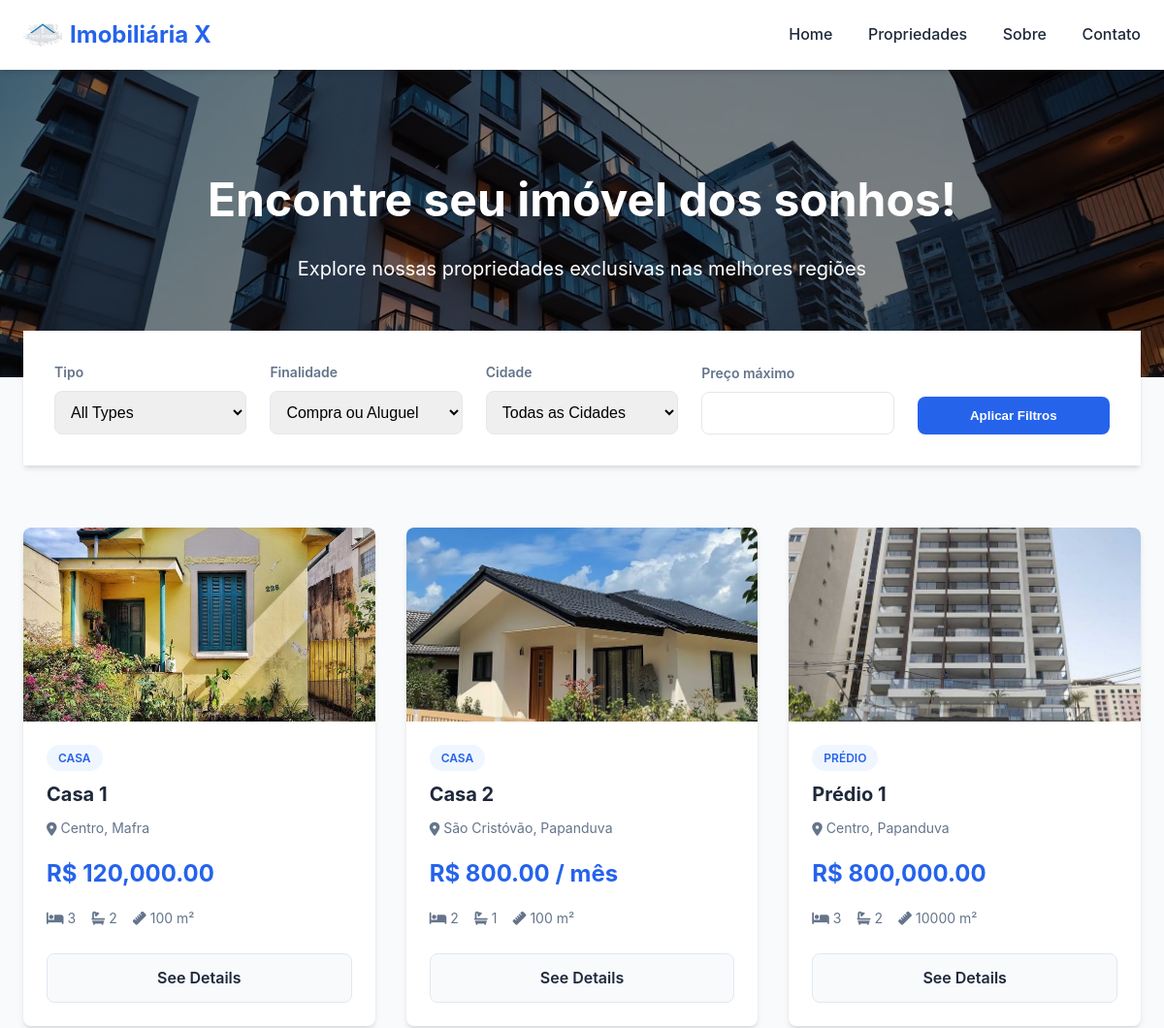
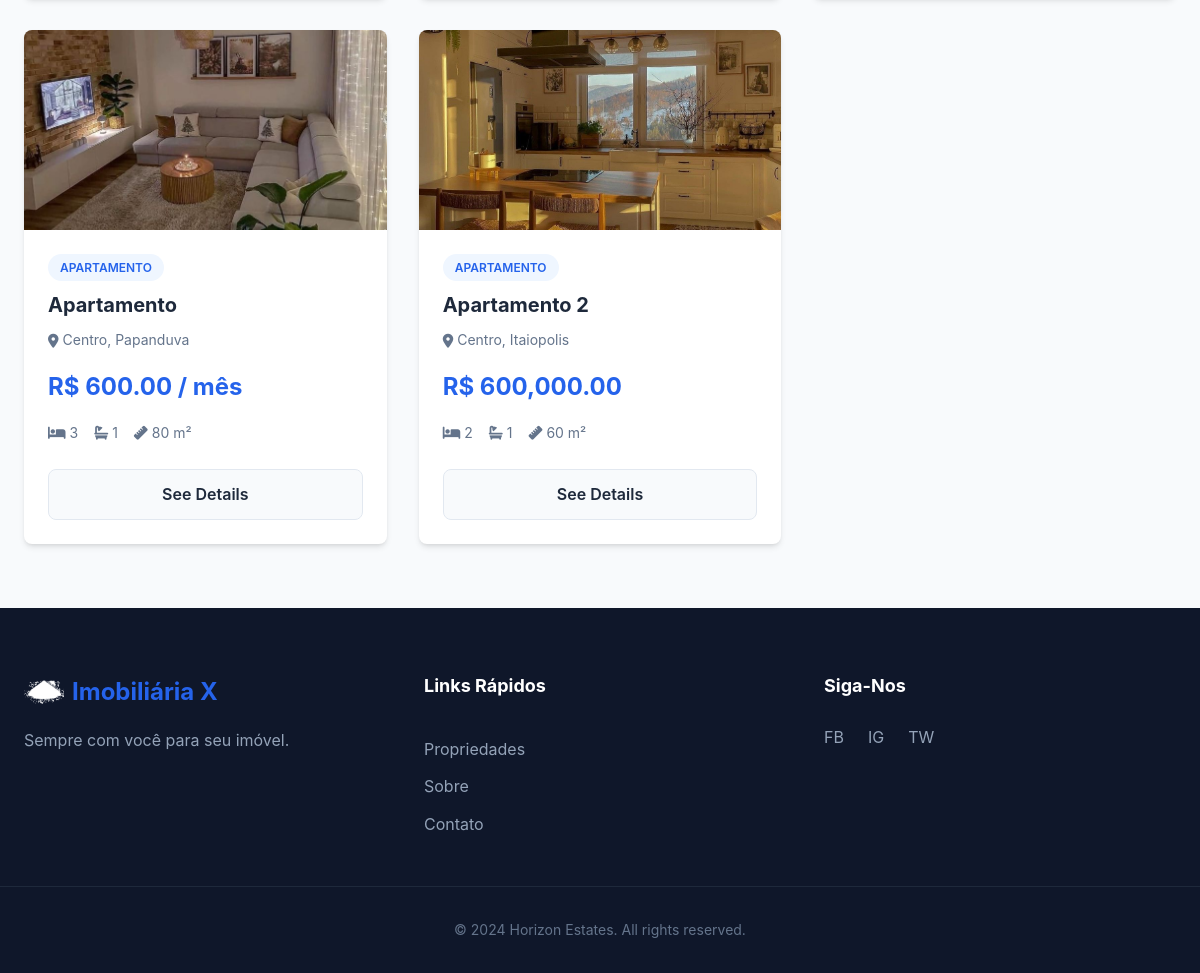
The page / on the database its author committed (2 pictures, top to bottom).
### app/models.py (models this page shows)
class Properties(db.Model):
    id = db.Column(db.Integer, primary_key = True )
    name = db.Column(db.String(200), unique = True, nullable = False)
    type = db.Column(db.String(40), nullable = False)
    images = relationship("Property_Images", back_populates="property")
    transaction = db.Column(db.String(10), nullable = False)
    city = db.Column(db.String(50), nullable = False)
    neighbourhood = db.Column(db.String(50))
    price = db.Column(db.Float, nullable = False)
    beds = db.Column(db.Integer, nullable = False)
    baths = db.Column(db.Integer, nullable = False)
    sqmt = db.Column(db.Integer, nullable = False)
    features = relationship("Property_Features", back_populates="property")
    description = db.Column(db.String(255))
    active = db.Column(db.Boolean, default = True)
    created_at = db.Column(db.DateTime(timezone = True))

class Property_Images(db.Model):
    id = db.Column(db.Integer, primary_key = True )
    image = db.Column(db.String(255), nullable = False)
    property_id = db.Column(db.Integer, db.ForeignKey('properties.id'))
    property = relationship('Properties', back_populates='images')

### app/routes.py (the view)
@main_bp.route("/")
def home():
    print("FILTROS RECEBIDOS:", request.args)
    query = Properties.query
    type_ = request.args.get("type")
    if type_ and type_ != "all":
        query = query.filter(Properties.type == type_)
    transaction = request.args.get("transaction")
    if transaction and transaction != "all":
        query = query.filter(Properties.transaction == transaction)
    city = request.args.get("city")
    if city and city != "all":
        query = query.filter(Properties.city == city)
    max_price = request.args.get("maxPrice")
    if max_price:
        query = query.filter(Properties.price <= int(max_price))
    cities = (
        Properties.query
        .with_entities(Properties.city)
        .distinct()
        .order_by(Properties.city)
        .all()
    )
    cities = [c[0] for c in cities]
    properties = query.all()
    return render_template("index.html", properties = properties, filters = request.args, cities = cities)

### app/templates/index.html (shortened to what this page needs)
<!DOCTYPE html>
<html lang="en">
<head>
    <link rel="stylesheet" href="./static/css/styles.css">
    <link rel="stylesheet" href="https://cdnjs.cloudflare.com/ajax/libs/font-awesome/6.5.0/css/all.min.css">
</head>
<body>
    <header id="main-header">
        <div class="container header-content">
            <div class="logo-container">
                <img src="./static/img/logo.png" alt="Horizon Estates Logo" class="logo-img">
                <span class="brand-name">Imobiliária X</span>
            </div>
            <nav class="desktop-nav">
                <a href="#home">Home</a>
                <a href="#properties">Propriedades</a>
                <a href="#about">Sobre</a>
                <a href="#contact">Contato</a>
            </nav>
        </div>
    </header>
    <main id="app-content">
        <div id="list-view">
            <section class="hero">
                <div class="container">
                    <h1>Encontre seu imóvel dos sonhos!</h1>
                    <p>Explore nossas propriedades exclusivas nas melhores regiões</p>
                </div>
            </section>
            <section id="properties" class="filters-section">
                <div class="container">
                    <div class="filters-card">
                        <form id="filter-form" method="get" action="/">
                            <div class="filter-group">
                                <label for="type">Tipo</label>
                                <select id="type" name="type">
                                    <option value="all">All Types</option>
                                </select>
                            </div>
                            <div class="filter-group">
                                <label for="transaction">Finalidade</label>
                                <select id="transaction" name="transaction">
                                    <option value="all">Compra ou Aluguel</option>
                                </select>
                            </div>
                            <div class="filter-group">
                                <label for="city">Cidade</label>
                                <select id="city" name="city">
                                    <option value="all">Todas as Cidades</option>
                                </select>
                            </div>
                            <div class="filter-group">
                                <label for="max-price">Preço máximo</label>
                                <input type="number" id="max-price" name="maxPrice"
                                    value="{{ filters.get('maxPrice', '') }}">
                            </div>
                            <button type="submit" class="btn-primary">Aplicar Filtros</button>
                        </form>
                    </div>
                </div>
            </section>
            <section class="properties-grid-section">
                <div class="container">
                    <div id="properties-grid" class="properties-grid">
                        {% for prop in properties %}
                        <div class="property-card">
                            <img src="{{ prop.images[0].image }}" alt="{{ prop.name }}" class="property-img">
                            <div class="property-info">
                                {% set type_labels = {
                                'PREDIO': 'Prédio',
                                'CASA': 'Casa',
                                'APARTAMENTO': 'Apartamento'
                                } %}
                                <span class="property-type-tag">{{ type_labels[prop.type] }}</span>
                                <h3 class="property-title">{{ prop.name }}</h3>
                                <p class="property-location">
                                    <i class="fas fa-map-marker-alt"></i>
                                    {{ prop.neighbourhood }}, {{ prop.city.replace('-', ' ') }}
                                </p>
                                <p class="property-price">
                                    {% if prop.transaction == 'ALUGUEL' %}
                                    R$ {{ "{:,.2f}".format(prop.price) }} / mês
                                    {% else %}
                                    R$ {{ "{:,.2f}".format(prop.price) }}
                                    {% endif %}
                                </p>
                                <div class="property-specs-brief">
                                    <span class="spec-item"><i class="fas fa-bed"></i> {{ prop.beds }}</span>
                                    <span class="spec-item"><i class="fas fa-bath"></i> {{ prop.baths }}</span>
                                    <span class="spec-item"><i class="fas fa-ruler"></i> {{ prop.sqmt }} m²</span>
                                </div>
                                <a href="{{ url_for('main.property_details', property_id=prop.id) }}"
                                    class="btn-details">See Details</a>
                            </div>
                        </div>
                        {% endfor %}
                    </div>
                </div>
            </section>
        </div>
    </main>
    <footer>
        <div class="container footer-content">
            <div class="footer-info">
                <div class="logo-container">
                    <img src="{{ url_for('static', filename='img/logo.png') }}" alt="Horizon Estates Logo"
                        class="logo-img footer-logo">
                    <span class="brand-name">Imobiliária X</span>
                </div>
                <p>Sempre com você para seu imóvel.</p>
            </div>
            <div class="footer-links">
                <h4>Links Rápidos </h4>
                <a>Propriedades</a>
                <a href="#about">Sobre</a>
                <a href="#contact">Contato</a>
            </div>
            <div class="footer-social">
                <h4>Siga-Nos</h4>
                <div class="social-icons">
                    <span>FB</span>
                    <span>IG</span>
                    <span>TW</span>
                </div>
            </div>
        </div>
        <div class="footer-bottom">
            <p>&copy; 2024 Horizon Estates. All rights reserved.</p>
        </div>
    </footer>
</body>
</html>

### app/static/css/styles.css (style rules this page uses)
:root { --primary: #2563eb; --primary-dark: #1d4ed8; --secondary: #64748b; --bg-light: #f8fafc; --text-dark: #1e293b; --text-muted: #64748b; --white: #ffffff; --shadow: 0 4px 6px -1px rgb(0 0 0 / 0.1), 0 2px 4px -2px rgb(0 0 0 / 0.1); --border: #e2e8f0; --radius: 8px; }
* { box-sizing: border-box; margin: 0; padding: 0; }
body { font-family: -apple-system, BlinkMacSystemFont, "Segoe UI", Roboto, Helvetica, Arial, sans-serif; line-height: 1.6; color: var(--text-dark); background-color: var(--bg-light); }
.container { max-width: 1200px; margin: 0 auto; padding: 0 1.5rem; }
header { background: var(--white); box-shadow: var(--shadow); padding: 1rem 0; position: sticky; top: 0; z-index: 100; }
.header-content { display: flex; justify-content: space-between; align-items: center; }
.logo-container { display: flex; align-items: center; gap: 0.5rem; }
.logo-img { height: 40px; width: 40px; object-fit: contain; }
.brand-name { font-size: 1.5rem; font-weight: 700; color: var(--primary); }
.desktop-nav a { text-decoration: none; color: var(--text-dark); margin-left: 2rem; font-weight: 500; transition: color 0.2s; }
.hero { background: linear-gradient(rgba(0,0,0,0.5), rgba(0,0,0,0.5)), url('../img/prop2.png'); background-size: cover; background-position: center; color: var(--white); padding: 6rem 0; text-align: center; }
.hero h1 { font-size: 3rem; margin-bottom: 1rem; }
.hero p { font-size: 1.25rem; max-width: 600px; margin: 0 auto; }
.filters-section { margin-top: -3rem; position: relative; z-index: 10; }
.filters-card { background: var(--white); padding: 2rem; box-shadow: var(--shadow); }
#filter-form { display: grid; grid-template-columns: repeat(auto-fit, minmax(150px, 1fr)); gap: 1.5rem; align-items: flex-end; }
.filter-group { display: flex; flex-direction: column; gap: 0.5rem; }
.filter-group label { font-size: 0.875rem; font-weight: 600; color: var(--secondary); }
.filter-group select, .filter-group input { padding: 0.75rem; border: 1px solid var(--border); border-radius: var(--radius); font-size: 1rem; width: 100%; }
.btn-primary { background: var(--primary); color: var(--white); border: none; padding: 0.75rem 1.5rem; border-radius: var(--radius); font-weight: 600; cursor: pointer; transition: background 0.2s; height: fit-content; }
.properties-grid-section { padding: 4rem 0; }
.properties-grid { display: grid; grid-template-columns: repeat(auto-fill, minmax(320px, 1fr)); gap: 2rem; }
.property-card { background: var(--white); border-radius: var(--radius); overflow: hidden; box-shadow: var(--shadow); transition: transform 0.2s; display: flex; flex-direction: column; }
.property-img { width: 100%; height: 200px; object-fit: cover; }
.property-info { padding: 1.5rem; flex-grow: 1; }
.property-type-tag { display: inline-block; padding: 0.25rem 0.75rem; background: #eff6ff; color: var(--primary); border-radius: 999px; font-size: 0.75rem; font-weight: 600; text-transform: uppercase; margin-bottom: 0.5rem; }
.property-title { font-size: 1.25rem; font-weight: 700; margin-bottom: 0.5rem; }
.property-location { color: var(--text-muted); font-size: 0.875rem; margin-bottom: 1rem; display: flex; align-items: center; gap: 0.25rem; }
.property-price { font-size: 1.5rem; font-weight: 700; color: var(--primary); margin-bottom: 1rem; }
.property-specs-brief { display: flex; gap: 1rem; color: var(--text-muted); font-size: 0.875rem; margin-bottom: 1.5rem; }
.spec-item { display: flex; align-items: center; gap: 0.25rem; }
.btn-details { display: block; text-align: center; width: 100%; padding: 0.75rem; background: var(--bg-light); color: var(--text-dark); text-decoration: none; border-radius: var(--radius); font-weight: 600; border: 1px solid var(--border); transition: all 0.2s; }
footer { background: #0f172a; color: var(--white); padding: 4rem 0 2rem; }
.footer-content { display: grid; grid-template-columns: repeat(auto-fit, minmax(200px, 1fr)); gap: 3rem; margin-bottom: 3rem; }
.footer-logo { filter: brightness(0) invert(1); }
.footer-info p { margin-top: 1rem; color: #94a3b8; }
.footer-links h4, .footer-social h4 { margin-bottom: 1.5rem; font-size: 1.125rem; }
.footer-links { display: flex; flex-direction: column; gap: 0.75rem; }
.footer-links a { color: #94a3b8; text-decoration: none; transition: color 0.2s; }
.social-icons { display: flex; gap: 1.5rem; color: #94a3b8; }
.footer-bottom { text-align: center; padding-top: 2rem; border-top: 1px solid #1e293b; color: #64748b; font-size: 0.875rem; }

### rows shown on the page
Properties: image (picture), type "CASA", name "Casa 1", neighbourhood "Centro", city.replace "Mafra", price "120,000.00", beds "3", baths "2", sqmt "100"
Properties: image (picture), type "CASA", name "Casa 2", neighbourhood "São Cristóvão", city.replace "Papanduva", price "800.00", beds "2", baths "1", sqmt "100"
Properties: image (picture), type "PRÉDIO", name "Prédio 1", neighbourhood "Centro", city.replace "Papanduva", price "800,000.00", beds "3", baths "2", sqmt "10000"
Properties: image (picture), type "APARTAMENTO", name "Apartamento", neighbourhood "Centro", city.replace "Papanduva", price "600.00", beds "3", baths "1", sqmt "80"
Properties: image (picture), type "APARTAMENTO", name "Apartamento 2", neighbourhood "Centro", city.replace "Itaiopolis", price "600,000.00", beds "2", baths "1", sqmt "60"
